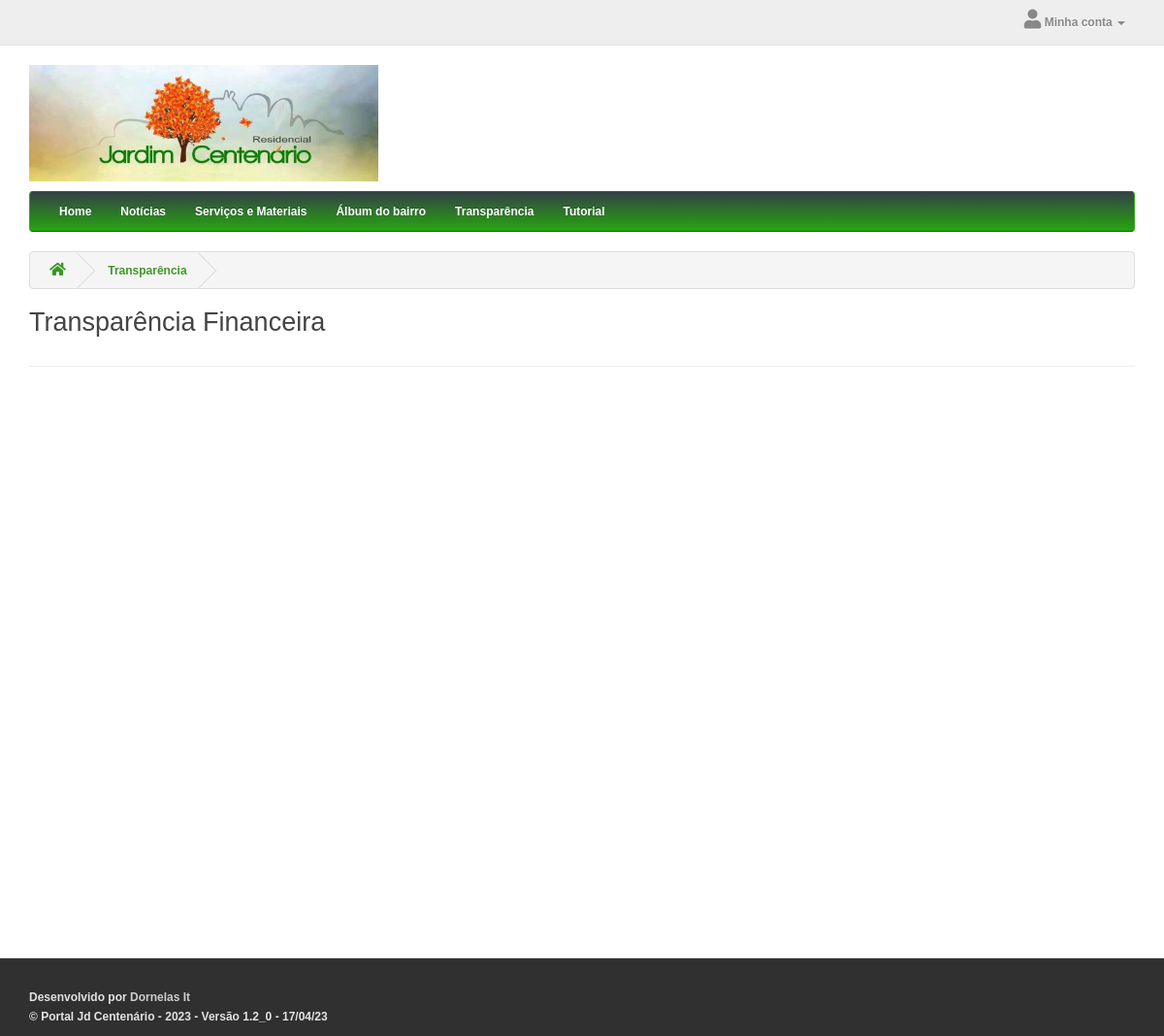
The page /dashboard-transparencia.php on the database its author committed.
### tables this page shows
CREATE TABLE `categoria` (
  `id` int(10) unsigned NOT NULL AUTO_INCREMENT COMMENT 'Id da categoria',
  `parent_id` int(10) unsigned NOT NULL DEFAULT '0' COMMENT 'Id da categoria Pai',
  `name` varchar(255) NOT NULL DEFAULT '' COMMENT 'Nome da categoria',
  `page` varchar(100) NOT NULL DEFAULT '' COMMENT 'Pagina de direcionamento',
  `status` tinyint(1) NOT NULL DEFAULT '1' COMMENT 'Status 1=Ativo 0 = Inativo',
  `sort_order` int(2) unsigned NOT NULL DEFAULT '0' COMMENT 'Sort order',
  PRIMARY KEY (`id`),
  KEY `fk_parent_category` (`parent_id`)
);

### classes/service/CategoriaService.php (called while the page is built, shortened)
<?php
require_once 'classes/dao/CategoriaDAO.php';
require_once 'classes/dto/CategoriaDTO.php';
class CategoriaService {
    public static $instancia = null;
    public static function getInstancia() {
        if (self::$instancia == NULL) {
            self::$instancia = new CategoriaService();
        }
        return self::$instancia;
    }
    public function obterCategoriasAtivas(){
        $retorno = array();
        try {
            $categoriasPai =
                CategoriaDAO::getInstancia()->obterTodasCategoriasAtivas(0);
            foreach ( $categoriasPai as $catPai ){
                $categoriaPaiDTO = new CategoriaDTO();
                $categoriaPaiDTO->setId($catPai->getId());
                $categoriaPaiDTO->setNome($catPai->getNome());
                $categoriaPaiDTO->setPage($catPai->getPage());
                $catFilhas = array();
                $categoriasFilhas =
                    CategoriaDAO::getInstancia()->obterTodasCategoriasAtivas($catPai->getId());
                $categoriaPaiDTO->setSubCategorias($catFilhas);
                $retorno[] = $categoriaPaiDTO;
            }
        } catch (Exception $e){
            Log4Php::logarFatal("Erro ao obter as categorias ativas: ". $e->getMessage());
            throw $e;
        }
        return $retorno;
    }
}

### classes/dao/CategoriaDAO.php (called while the page is built, shortened)
<?php
require_once 'classes/dto/CategoriaDTO.php';
class CategoriaDAO extends DAO {
    public function obterTodasCategoriasAtivas($idCategoria){
        $retorno = array();
        try {
            $pdo = self::obterConexaoBaseDados();
            $sql = "SELECT * FROM categoria WHERE parent_id = ".$idCategoria." AND status = 1 ORDER BY sort_order";
            $stm = $pdo->query($sql);
            if ($stm->rowCount() > 0) {
                while ($linha = $stm->fetch(PDO::FETCH_ASSOC)) {
                    $categoria = new CategoriaDTO();
                    $categoria->setId($linha['id']);
                    $categoria->setNome($linha['name']);
                    $categoria->setPage($linha['page']);
                    $retorno[] = $categoria;
                }
            }
        } catch (Exception $erro){
            Log4Php::logarFatal("Erro ao obter categorias: ". $erro->getMessage());
        }
        return $retorno;
    }
}

### classes/dto/CategoriaDTO.php (called while the page is built, shortened)
<?php
class CategoriaDTO {
    private $id;
    private $nome;
    private $page;
    private $subCategorias;
    public function getPage()
    {
        return $this->page;
    }
    public function setPage($page)
    {
        $this->page = $page;
    }
    public function getId()
    {
        return $this->id;
    }
    public function getNome()
    {
        return $this->nome;
    }
    public function getSubCategorias()
    {
        return $this->subCategorias;
    }
    public function setId($id)
    {
        $this->id = $id;
    }
    public function setNome($nome)
    {
        $this->nome = $nome;
    }
    public function setSubCategorias($subCategorias)
    {
        $this->subCategorias = $subCategorias;
    }
}

### dashboard-transparencia.php (the view, shortened to what this page needs)
<?php
include_once 'template.php';
?>
<div id="common-home" class="container">
	<ul class="breadcrumb">
		<li>
			<a href="">
				<i class="fa fa-home"></i>
			</a>
		</li>
		<li>
			<a href="dashboard-transparencia">Transparência</a>
		</li>
	</ul>
	<h2>Transparência Financeira</h2>
	<div class="row">
		<div id="content" class="col-sm-12">
			<hr/>
		</div>
	</div>
</div>
<?php include_once 'footer.php'; ?>

### category-nav.php (shortened to what this page needs)
<?php
    require_once 'classes/service/CategoriaService.php';
    $categorias = CategoriaService::getInstancia()->obterCategoriasAtivas();
?>
<div class="container">
	<nav id="menu" class="navbar">
		<div class="collapse navbar-collapse navbar-ex1-collapse">
			<ul class="nav navbar-nav">
				<li>
					<a href="">Home</a>
				</li>
				<?php
				foreach ($categorias as $category){
                    if(count($category->getSubCategorias()) > 0){ ?>
                		<li class="dropdown">
                            <a href="<?php echo $category->getPage(); ?>" class="dropdown-toggle" data-toggle="dropdown"><?php echo $category->getNome() ?></a>
            				<div class="dropdown-menu">
                                <div class="dropdown-inner">
                                    <ul class="list-unstyled">
                                    	<?php
                                    	   foreach ($category->getSubCategorias() as $subCategory){
                                        ?>
                                        <li>
                                            <a href="<?php echo $category->getPage(); ?>"><?php echo $subCategory->getNome(); ?></a>
                                        </li>
                                        <?php } ?>
                                    </ul>
                                </div>
                            </div>
        				</li>
				<?php } else { ?>
						<li>
							<a href="<?php echo $category->getPage(); ?>"><?php echo $category->getNome() ?></a>
						</li>
				<?php } ?>
			<?php }?>
			</ul>
		</div>
	</nav>
</div>

### css/stylesheet.css (style rules this page uses)
html, body { height: 100%; font-family: 'Open Sans', sans-serif; font-weight: 550; color: #666; font-size: 12px; line-height: 20px; width: 100%; }
h1, h2, h3, h4, h5, h6 { color: #444; }
.fa { font-size: 20px; }
h2 { font-size: 27px; }
a { color: #3c9725; }
#menu { background-color: #35de0d; background-image: linear-gradient(to bottom, #334146, #27a510); background-repeat: repeat-x; border-color: #3d5233 #39a519 #0d6709; min-height: 40px; }
#menu .nav > li > a { color: #fff; text-shadow: 0 -1px 0 rgba(0, 0, 0, 0.25); padding: 10px 15px 10px 15px; min-height: 15px; background-color: transparent; }
#content { min-height: 600px; }
.breadcrumb { padding: 8px 0px 8px 0px; border: 1px solid #ddd; white-space: nowrap; overflow: hidden; }
.breadcrumb i { font-size: 15px; }
.breadcrumb > li { text-shadow: 0 1px 0 #FFF; padding: 0 20px; position: relative; white-space: nowrap; vertical-align: middle; }
.breadcrumb > li + li:before { content: ''; padding: 0; }
.breadcrumb > li:after { content: ''; display: block; position: absolute; top: -3px; right: -5px; width: 26px; height: 26px; border-right: 1px solid #DDD; border-bottom: 1px solid #DDD; -webkit-transform: rotate(-45deg); -moz-transform: rotate(-45deg); -o-transform: rotate(-45deg); transform: rotate(-45deg); }

### rows shown on the page
categoria: name "Notícias"
categoria: name "Serviços e Materiais"
categoria: name "Álbum do bairro"
categoria: name "Transparência"
categoria: name "Tutorial"

### other values the page prints
APP_VERSION "1.2_0 - 17/04/23"
